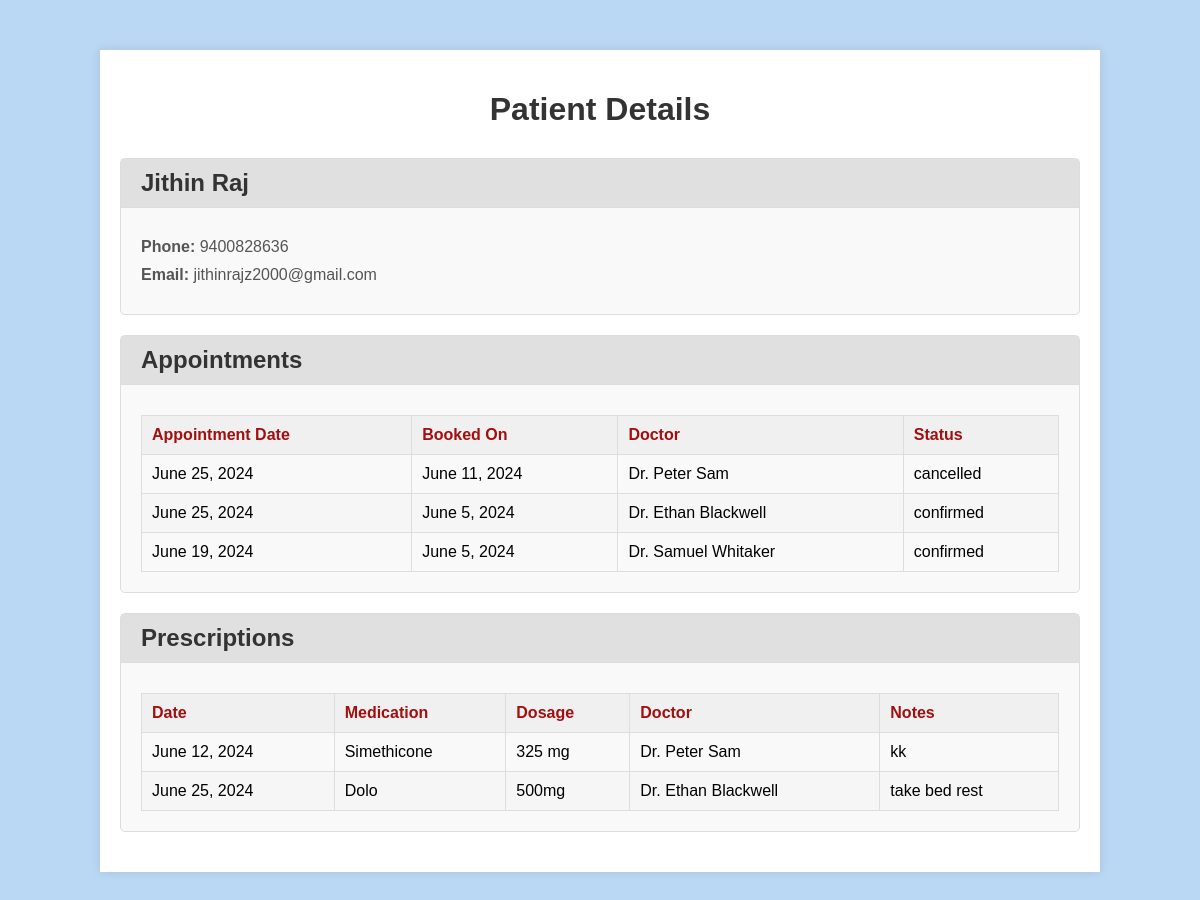
Page /view_patient_details/11/ on the committed database.
### Hospital_mngmnt/models.py (models this page shows, shortened)
class Patient(models.Model):
    name = models.CharField(max_length=255)
    phone_number = models.CharField(max_length=10)
    email = models.EmailField(unique=True)
    password = models.CharField(max_length=255)

class Appointment(models.Model):
    patient_name = models.CharField(max_length=50)
    phone_number = models.CharField(max_length=10)
    email_id = models.EmailField()
    doctor_name = models.ForeignKey(Doctor, on_delete=models.CASCADE)
    booking_date = models.DateField()
    booked_on = models.DateField(auto_now=True)
    STATUS_CHOICES = [
        ('confirmed', 'Confirmed'),
        ('pending', 'Pending'),
        ('cancelled', 'Cancelled'),
        ('completed', 'Completed'),
    ]
    status = models.CharField(max_length=20, choices=STATUS_CHOICES, default='')

class Doctor(models.Model):
    name = models.CharField(max_length=25)
    specialization = models.CharField(max_length=30)
    image = models.ImageField(upload_to='media', default='', blank=True)
    availability = models.BooleanField(default=True)
    desc = models.CharField(max_length=250, default='')
    def __str__(self):
        return '{}'.format(self.name)

class Prescription(models.Model):
    doctor = models.ForeignKey(Doctor, null=True, on_delete=models.CASCADE)
    patient_name = models.CharField(max_length=100, default='')
    medication = models.CharField(max_length=100)
    dosage = models.CharField(max_length=50)
    frequency = models.CharField(max_length=50)
    start_date = models.DateField()
    end_date = models.DateField()
    notes = models.TextField()

### Hospital_mngmnt/views.py (the view)
# urls.py: path('view_patient_details/<int:patient_id>/',views.view_patient_details, name='patient_details'),
def view_patient_details(request, patient_id):
    patient = get_object_or_404(Patient, id=patient_id)
    appointments = Appointment.objects.filter(patient_name=patient.name)
    prescriptions = Prescription.objects.filter(patient_name=patient.name)
    context = {
        'patient': patient,
        'appointments':appointments,
        'prescriptions': prescriptions
    }
    return render(request, 'view_patient_details.html', context)

### templates/view_patient_details.html (shortened to what this page needs)
{% load static %}
    <div class="container">
        <h1>Patient Details</h1>
        <div class="card">
            <div class="card-header">
                <h2>{{ patient.name }}</h2>
            </div>
            <div class="card-body">
                <p><strong>Phone:</strong> {{ patient.phone_number}}</p>
                <p><strong>Email:</strong> {{ patient.email }}</p>
            </div>
        </div>
        <div class="card">
            <div class="card-header">
                <h2>Appointments</h2>
            </div>
            <div class="card-body">
                {% if appointments %}
                    <table>
                        <thead>
                            <tr>
                                <th>Appointment Date</th>
                                <th>Booked On</th>
                                <th>Doctor</th>
                                <th>Status</th>
                            </tr>
                        </thead>
                        <tbody>
                            {% for appointment in appointments %}
                                <tr>
                                    <td>{{ appointment.booking_date }}</td>
                                    <td>{{ appointment.booked_on }}</td>
                                    <td>{{ appointment.doctor_name }}</td>
                                    <td>{{ appointment.status }}</td>
                                </tr>
                            {% endfor %}
                        </tbody>
                    </table>
                {% else %}
                    <p>No appointments found.</p>
                {% endif %}
            </div>
        </div>
        <div class="card">
            <div class="card-header">
                <h2>Prescriptions</h2>
            </div>
            <div class="card-body">
                {% if prescriptions %}
                    <table>
                        <thead>
                            <tr>
                                <th>Date</th>
                                <th>Medication</th>
                                <th>Dosage</th>
                                <th>Doctor</th>
                                <th>Notes</th>
                            </tr>
                        </thead>
                        <tbody>
                            {% for prescription in prescriptions %}
                                <tr>
                                    <td>{{ prescription.start_date }}</td>
                                    <td>{{ prescription.medication }}</td>
                                    <td>{{ prescription.dosage }}</td>
                                    <td>{{ prescription.doctor }}</td>
                                    <td>{{ prescription.notes }}</td>
                                </tr>
                            {% endfor %}
                        </tbody>
                    </table>
                {% else %}
                    <p>No prescriptions found.</p>
                {% endif %}
            </div>
        </div>
    </div>

### templates/view_patient_details.html (style rules this page uses)
.container { width: 80%; margin: 50px auto; background-color: #fff; box-shadow: 0 0 10px rgba(0, 0, 0, 0.1); padding: 20px; }
h1 { text-align: center; color: #333; margin-bottom: 30px; }
.card { background-color: #f9f9f9; border: 1px solid #ddd; border-radius: 5px; margin-bottom: 20px; }
.card-header { background-color: #e0e0e0; padding: 10px 20px; border-bottom: 1px solid #ddd; }
.card-header h2 { margin: 0; font-size: 1.5em; color: #333; }
.card-body { padding: 20px; }
.card-body p { margin: 10px 0; color: #555; }
table { width: 100%; border-collapse: collapse; margin-top: 10px; }
table, th, td { border: 1px solid #ddd; }
th, td { padding: 10px; text-align: left; }
th { background-color: #f0f0f0; color: #a10f0f; }
tr:nth-child(even) { background-color: #f6f6f6; }

### rows in the picture
Patient: name "Jithin Raj", phone_number "9400828636", email "jithinrajz2000@gmail.com"
Appointment: booking_date "June 25, 2024", booked_on "June 11, 2024", doctor_name "Dr. Peter Sam", status "cancelled"
Appointment: booking_date "June 25, 2024", booked_on "June 5, 2024", doctor_name "Dr. Ethan Blackwell", status "confirmed"
Appointment: booking_date "June 19, 2024", booked_on "June 5, 2024", doctor_name "Dr. Samuel Whitaker", status "confirmed"
Prescription: start_date "June 12, 2024", medication "Simethicone", dosage "325 mg", doctor "Dr. Peter Sam", notes "kk"
Prescription: start_date "June 25, 2024", medication "Dolo", dosage "500mg", doctor "Dr. Ethan Blackwell", notes "take bed rest"
